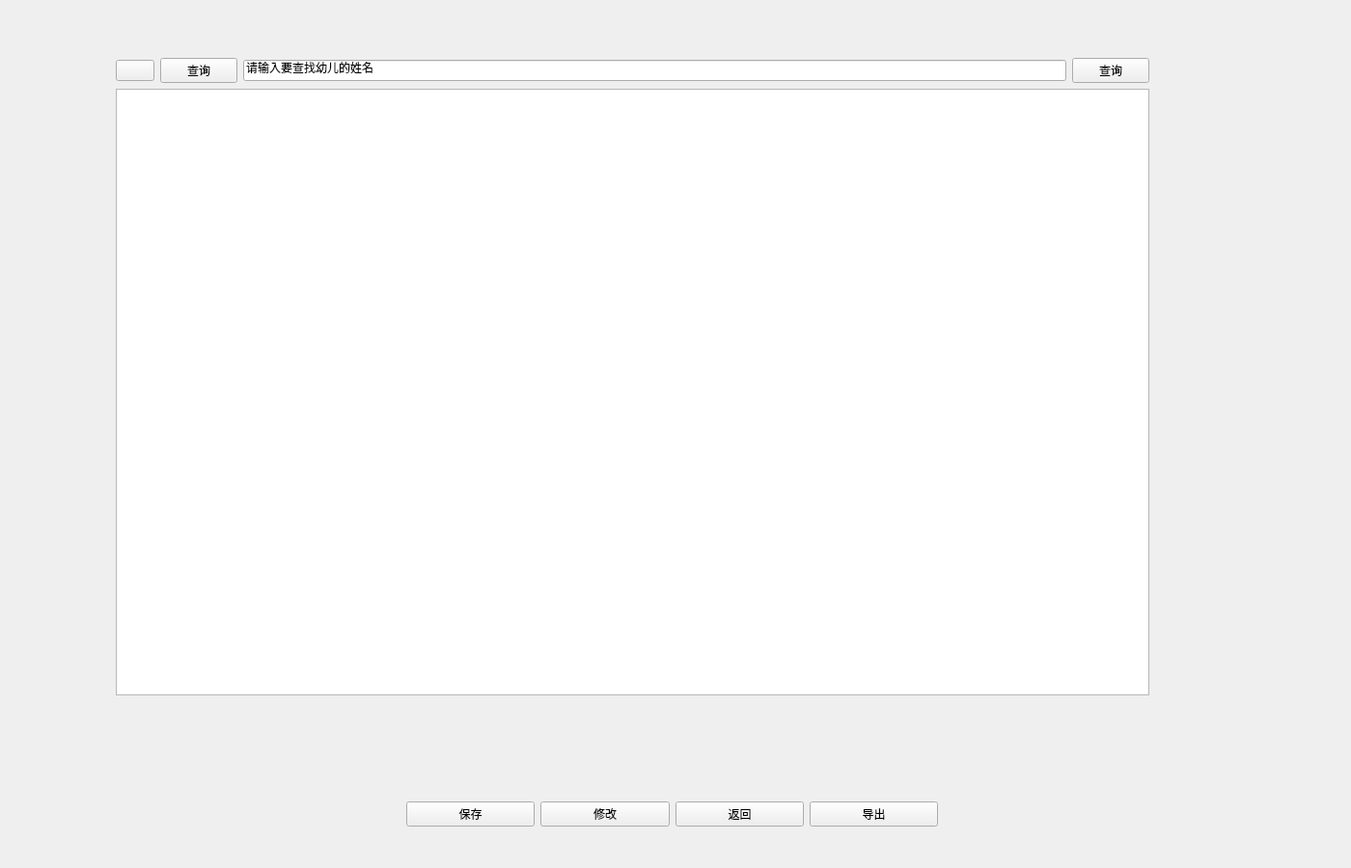
<?xml version="1.0" encoding="UTF-8"?>
<ui version="4.0">
 <class>StuDailyAttend</class>
 <widget class="QWidget" name="StuDailyAttend">
  <property name="geometry">
   <rect>
    <x>0</x>
    <y>0</y>
    <width>1400</width>
    <height>900</height>
   </rect>
  </property>
  <property name="windowTitle">
   <string>学生出勤管理系统</string>
  </property>
  <widget class="QWidget" name="">
   <property name="geometry">
    <rect>
     <x>120</x>
     <y>60</y>
     <width>1071</width>
     <height>661</height>
    </rect>
   </property>
   <layout class="QGridLayout" name="gridLayout">
    <item row="0" column="0">
     <widget class="ZhDatePicker" name="ZhDatePicker"/>
    </item>
    <item row="0" column="1">
     <widget class="PrimaryPushButton" name="queryDateButton">
      <property name="text">
       <string>查询</string>
      </property>
     </widget>
    </item>
    <item row="0" column="2">
     <widget class="QLineEdit" name="lineEdit">
      <property name="text">
       <string>请输入要查找幼儿的姓名</string>
      </property>
     </widget>
    </item>
    <item row="0" column="3">
     <widget class="PrimaryPushButton" name="queryChildButton">
      <property name="text">
       <string>查询</string>
      </property>
     </widget>
    </item>
    <item row="1" column="0" colspan="4">
     <widget class="TableWidget" name="TableWidget"/>
    </item>
   </layout>
  </widget>
  <widget class="QWidget" name="">
   <property name="geometry">
    <rect>
     <x>421</x>
     <y>819</y>
     <width>551</width>
     <height>51</height>
    </rect>
   </property>
   <layout class="QHBoxLayout" name="horizontalLayout">
    <item>
     <widget class="PrimaryPushButton" name="SaveButton">
      <property name="text">
       <string>保存</string>
      </property>
     </widget>
    </item>
    <item>
     <widget class="PrimaryPushButton" name="changeButton">
      <property name="text">
       <string>修改</string>
      </property>
     </widget>
    </item>
    <item>
     <widget class="PrimaryPushButton" name="returnButton">
      <property name="text">
       <string>返回</string>
      </property>
     </widget>
    </item>
    <item>
     <widget class="PrimaryPushButton" name="SaveButton_2">
      <property name="text">
       <string>导出</string>
      </property>
     </widget>
    </item>
   </layout>
  </widget>
 </widget>
 <customwidgets>
  <customwidget>
   <class>PushButton</class>
   <extends>QPushButton</extends>
   <header>qfluentwidgets</header>
  </customwidget>
  <customwidget>
   <class>PrimaryPushButton</class>
   <extends>PushButton</extends>
   <header>qfluentwidgets</header>
  </customwidget>
  <customwidget>
   <class>DatePicker</class>
   <extends>QPushButton</extends>
   <header>qfluentwidgets</header>
  </customwidget>
  <customwidget>
   <class>ZhDatePicker</class>
   <extends>DatePicker</extends>
   <header>qfluentwidgets</header>
  </customwidget>
  <customwidget>
   <class>TableWidget</class>
   <extends>QTableWidget</extends>
   <header>qfluentwidgets</header>
  </customwidget>
 </customwidgets>
 <resources/>
 <connections/>
</ui>
